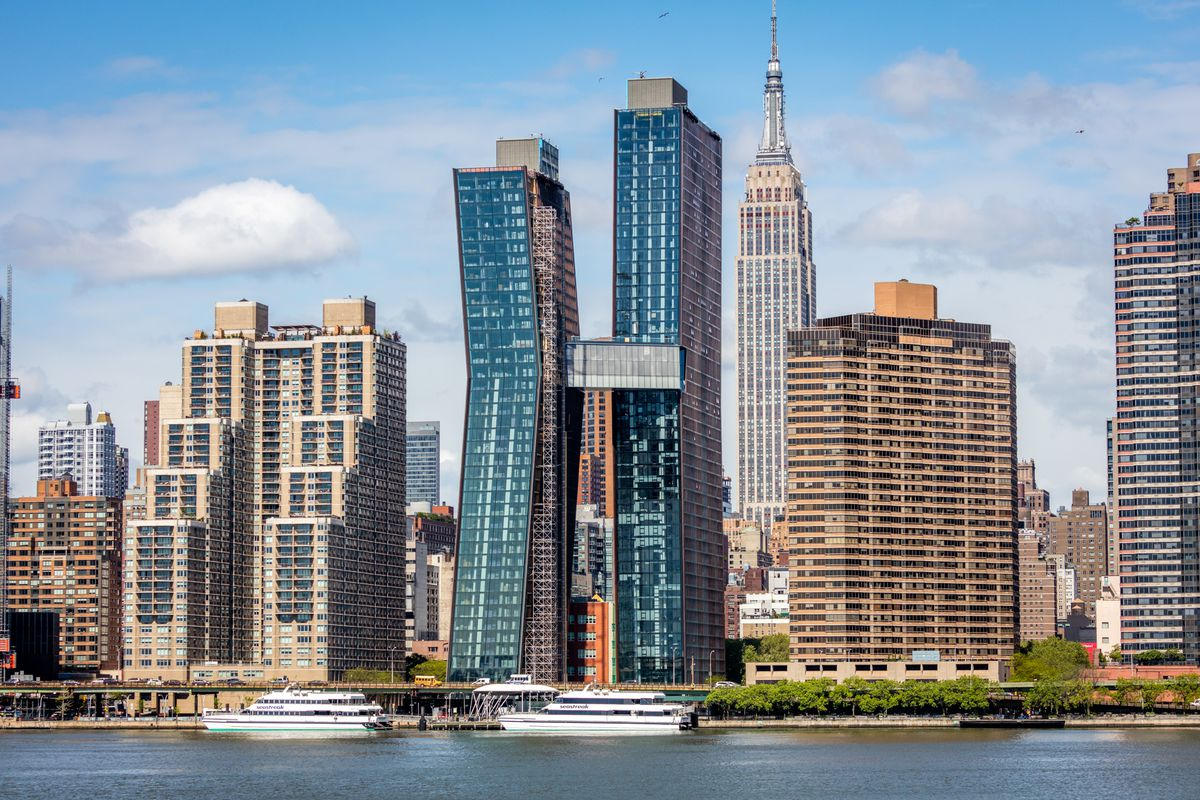
#> input picture HistMorf/buildings.jpg, 1200 x 800 px
$ python histograms.py
#> lines starting #> are read from the running program, lines starting #| are printed output that depends on the picture
import numpy as np
import cv2
import matplotlib.pyplot as plt


def gamma_correction(image, gamma=1.0):
    # build a lookup table mapping the pixel values [0, 255] to
    # their adjusted gamma values
    invGamma = 1.0 / gamma
    table = np.array([((i / 255.0) ** invGamma) * 255
                      for i in np.arange(0, 256)]).astype("uint8")
    # apply gamma correction using the lookup table
    return cv2.LUT(image, table)


if __name__ == '__main__':
    img = cv2.imread("buildings.jpg")
#> img is the input picture: shape (800, 1200, 3); mean B, G, R 153.4, 144.1, 133.3
    img = cv2.cvtColor(img, cv2.COLOR_BGR2RGB)

    img = cv2.rotate(img, cv2.ROTATE_90_COUNTERCLOCKWISE)
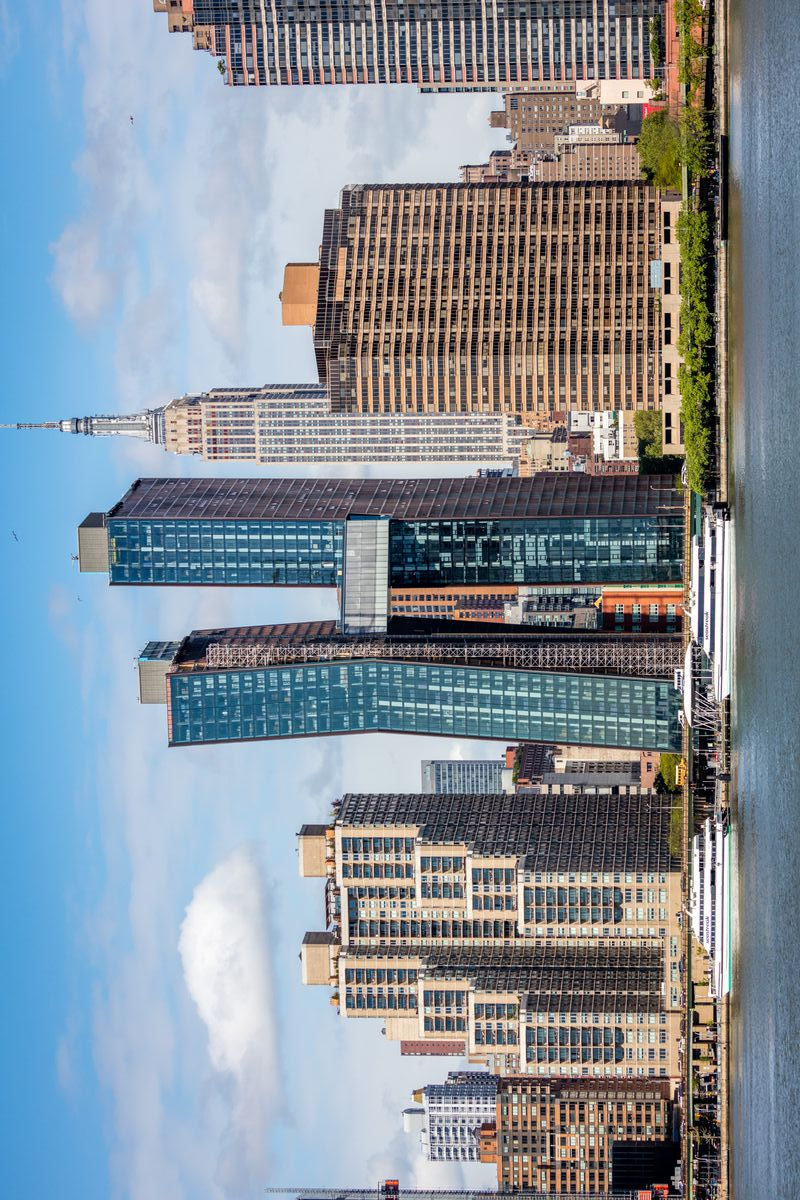
#> img: shape (1200, 800, 3); mean R, G, B 133.3, 144.1, 153.4

    hist0, bins0 = np.histogram(img[:, :, 0], bins=np.arange(256))
#> hist0 = 255 values, max 8342 at index 180, min 538 at index 253, mean 3764.7; bins0 = 256 values from 0 to 255
    hist1, bins1 = np.histogram(img[:, :, 1], bins=np.arange(256))
#> hist1 = 255 values, max 11273 at index 199, min 516 at index 249, mean 3764.7; bins1 = 256 values from 0 to 255
    hist2, bins2 = np.histogram(img[:, :, 2], bins=np.arange(256))
#> hist2 = 255 values, max 26584 at index 226, min 287 at index 252, mean 3764.7; bins2 = 256 values from 0 to 255

    #region LAB
    img_new = cv2.cvtColor(img, cv2.COLOR_RGB2LAB)
#> img_new: shape (1200, 800, 3); mean of channels 0, 1, 2 149.6, 127.7, 122.4

    b_hist, bins_b = np.histogram(img_new[:, :, 2], bins=np.arange(256))
#> b_hist = 255 values, max 38165 at index 114, min 0 at index 0, mean 3764.7; bins_b = 256 values from 0 to 255
    a_hist, bins_a = np.histogram(img_new[:, :, 1], bins=np.arange(256))
#> a_hist = 255 values, max 96913 at index 127, min 0 at index 0, mean 3764.7; bins_a = 256 values from 0 to 255
    l_hist, bins_l = np.histogram(img_new[:, :, 0], bins=np.arange(256))
#> l_hist = 255 values, max 13517 at index 209, min 0 at index 4, mean 3764.7; bins_l = 256 values from 0 to 255

    plt.subplot(133)
    plt.bar(bins_b[:-1], b_hist)
    plt.subplot(132)
    plt.bar(bins_a[:-1], a_hist)
    plt.subplot(131)
    plt.bar(bins_l[:-1], l_hist)
    plt.show()
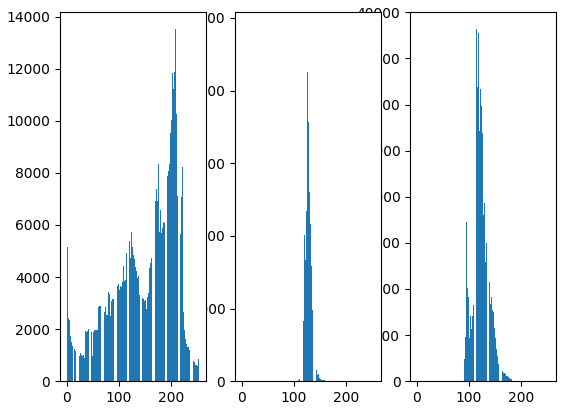
#> figure drawn by matplotlib, 3 panels; panel 1: tallest bar 38165 high, from x = 113.6 to 114.4; panel 2: tallest bar 96913 high, from x = 126.6 to 127.4; panel 3: tallest bar 13517 high, from x = 208.6 to 209.4

    img_new[:, :, 2] = gamma_correction(img_new[:,:,2], 0.7)
#> in gamma_correction, `return cv2.LUT(image, table)`:
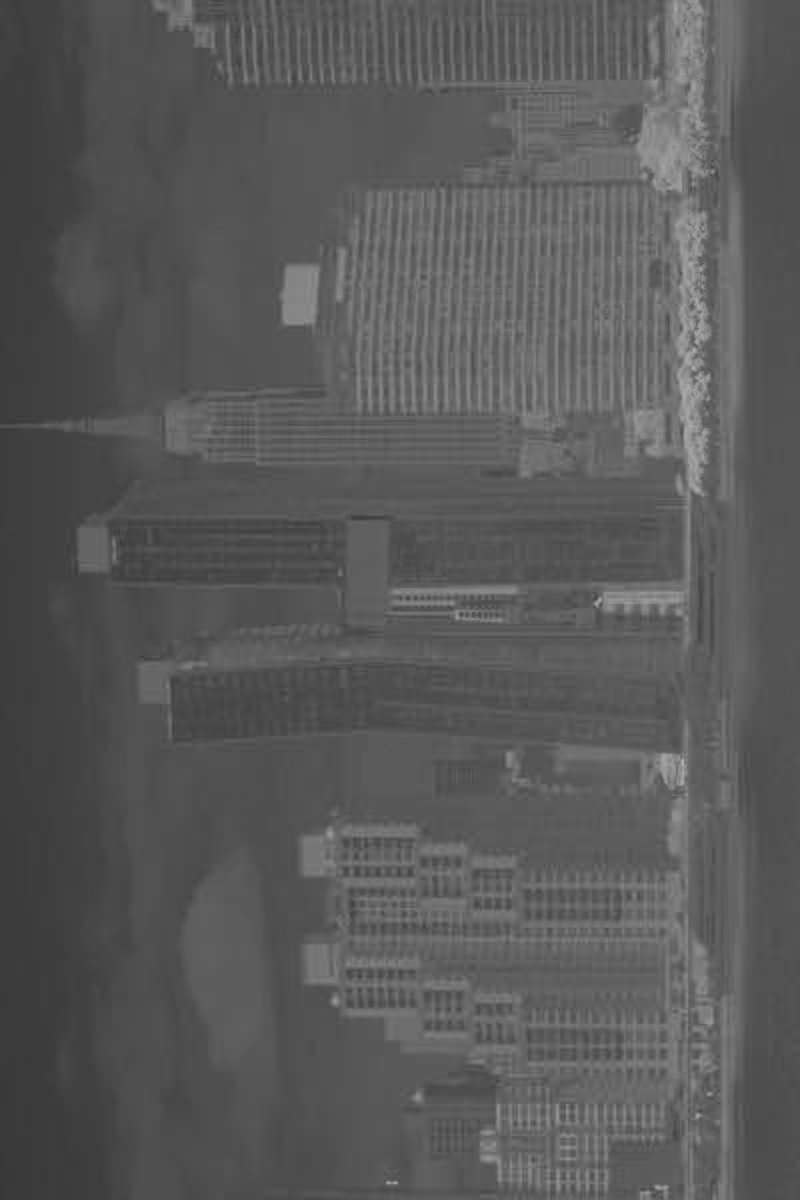
#> returned value: shape (1200, 800); min 56, max 177, mean 89.1
#> img_new: shape (1200, 800, 3); mean of channels 0, 1, 2 149.6, 127.7, 89.1

    img_new[:, :, 0] = gamma_correction(img_new[:, :, 0], 0.6)
#> call 2 of gamma_correction, with gamma = 0.6
#> in gamma_correction (call 2), `return cv2.LUT(image, table)`:
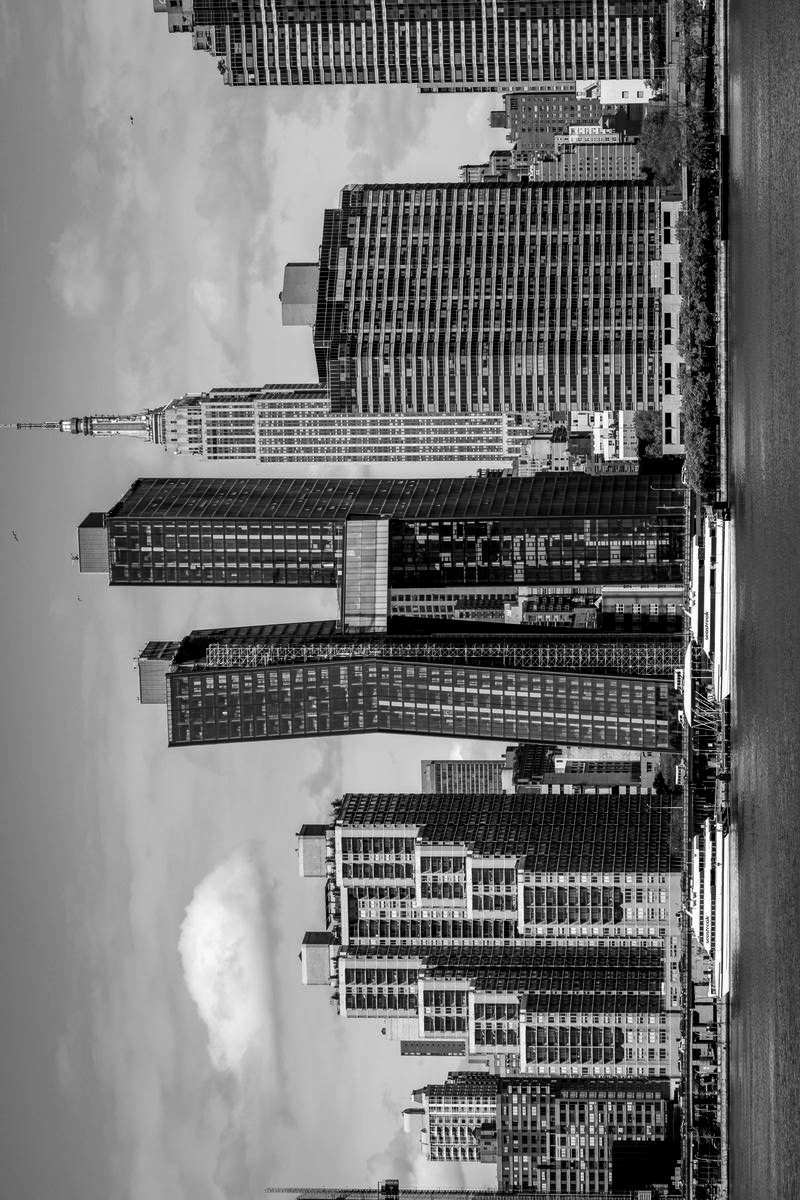
#> returned value: shape (1200, 800); min 0, max 255, mean 114.3
#> img_new: shape (1200, 800, 3); mean of channels 0, 1, 2 114.3, 127.7, 89.1

    new_b_hist, new_bins_b = np.histogram(img_new[:, :, 2], bins=np.arange(256))
#> new_b_hist = 255 values, max 38165 at index 80, min 0 at index 0, mean 3764.7; new_bins_b = 256 values from 0 to 255
    new_l_hist, new_bins_l = np.histogram(img_new[:, :, 0], bins=np.arange(256))
#> new_l_hist = 255 values, max 22163 at index 0, min 0 at index 83, mean 3764.7; new_bins_l = 256 values from 0 to 255


    img_new = cv2.cvtColor(img_new, cv2.COLOR_LAB2RGB)
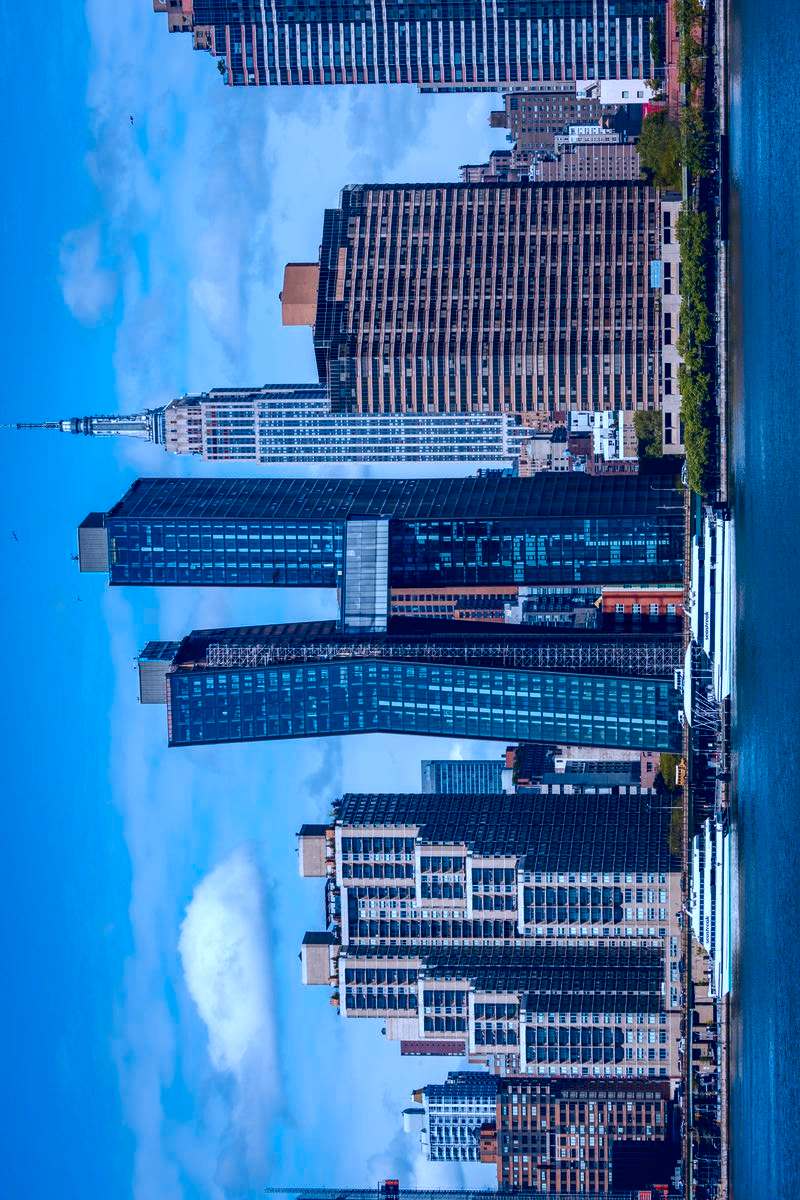
#> img_new: shape (1200, 800, 3); mean R, G, B 52.8, 112.9, 171.8

    plt.subplot(131)
    plt.bar(new_bins_l[:-1], new_l_hist)
    plt.subplot(132)
    plt.bar(bins_a[:-1], a_hist)
    plt.subplot(133)
    plt.bar(new_bins_b[:-1], new_b_hist)
    plt.show()
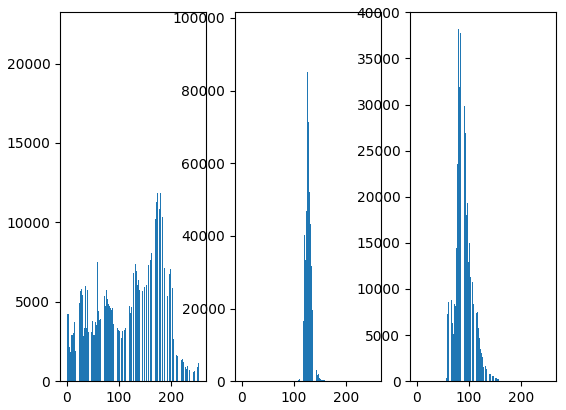
#> figure drawn by matplotlib, 3 panels; panel 1: tallest bar 22163 high, from x = -0.4 to 0.4; panel 2: tallest bar 96913 high, from x = 126.6 to 127.4; panel 3: tallest bar 38165 high, from x = 79.6 to 80.4

    plt.subplot(121)
    plt.imshow(img)
    plt.subplot(122)
    plt.imshow(img_new)
    plt.show()

    # [70 lines of commented-out code are left out]

$ run again, with HistMorf/Circles.jpg copied over HistMorf/buildings.jpg
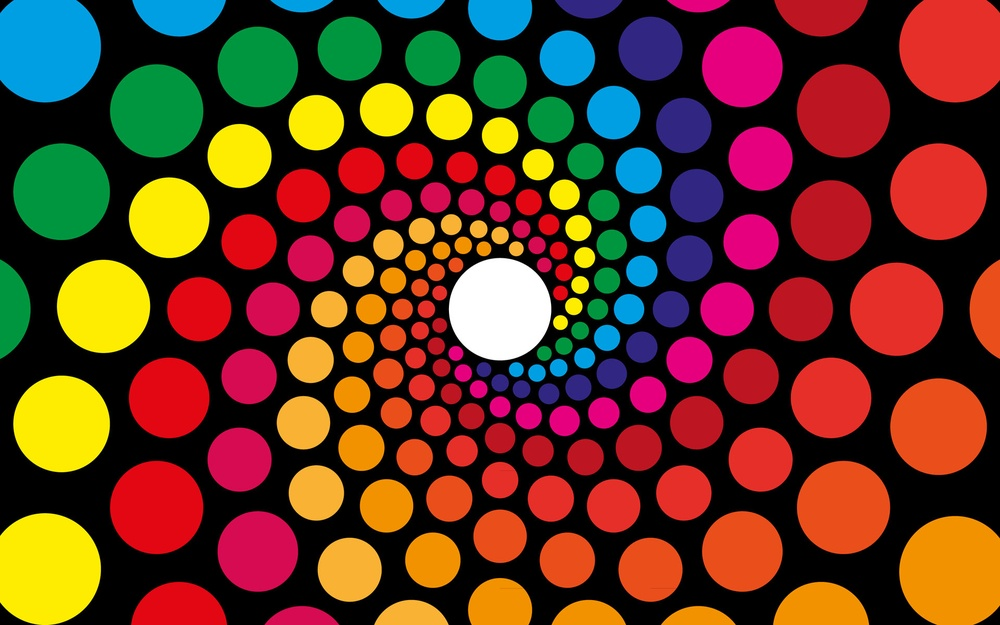
#> input picture HistMorf/Circles.jpg, 1000 x 625 px, shrunk from 1920 x 1200 before the run
#> img is the input picture: shape (625, 1000, 3); mean B, G, R 34.9, 55.7, 100.5
#> hist0 = 255 values, max 215099 at index 0, min 94 at index 82, mean 2451; bins0 = 256 values from 0 to 255
#> hist1 = 255 values, max 207494 at index 0, min 12 at index 205, mean 2451; bins1 = 256 values from 0 to 255
#> hist2 = 255 values, max 224416 at index 0, min 1 at index 239, mean 2451; bins2 = 256 values from 0 to 255
#> b_hist = 255 values, max 154052 at index 128, min 0 at index 0, mean 2451; bins_b = 256 values from 0 to 255
#> a_hist = 255 values, max 183208 at index 128, min 0 at index 0, mean 2451; bins_a = 256 values from 0 to 255
#> l_hist = 255 values, max 165275 at index 0, min 0 at index 4, mean 2451; bins_l = 256 values from 0 to 255
#> in gamma_correction (call 2), `return cv2.LUT(image, table)`:
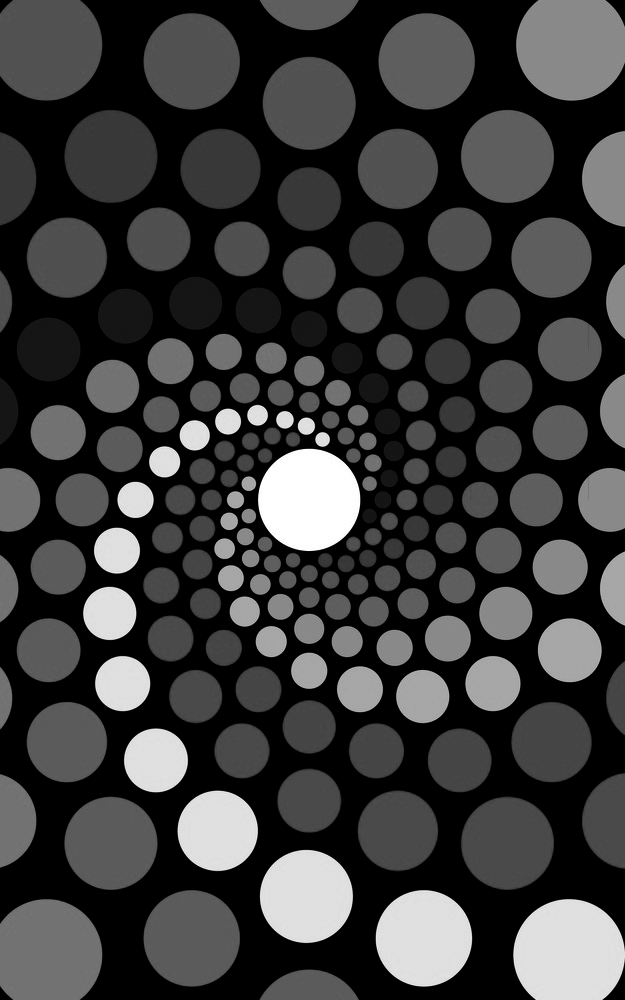
#> returned value: shape (1000, 625); min 0, max 255, mean 59.3
#> new_b_hist = 255 values, max 154052 at index 95, min 0 at index 0, mean 2451; new_bins_b = 256 values from 0 to 255
#> new_l_hist = 255 values, max 269418 at index 0, min 0 at index 83, mean 2451; new_bins_l = 256 values from 0 to 255
#> `plt.show()`:
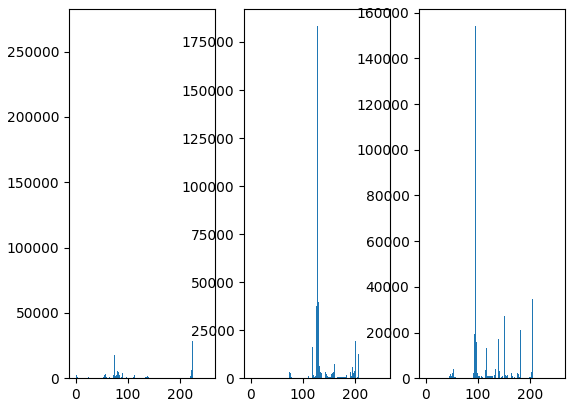
#> figure drawn by matplotlib, 3 panels; panel 1: tallest bar 269418 high, from x = -0.4 to 0.4; panel 2: tallest bar 183208 high, from x = 127.6 to 128.4; panel 3: tallest bar 154052 high, from x = 94.6 to 95.4
